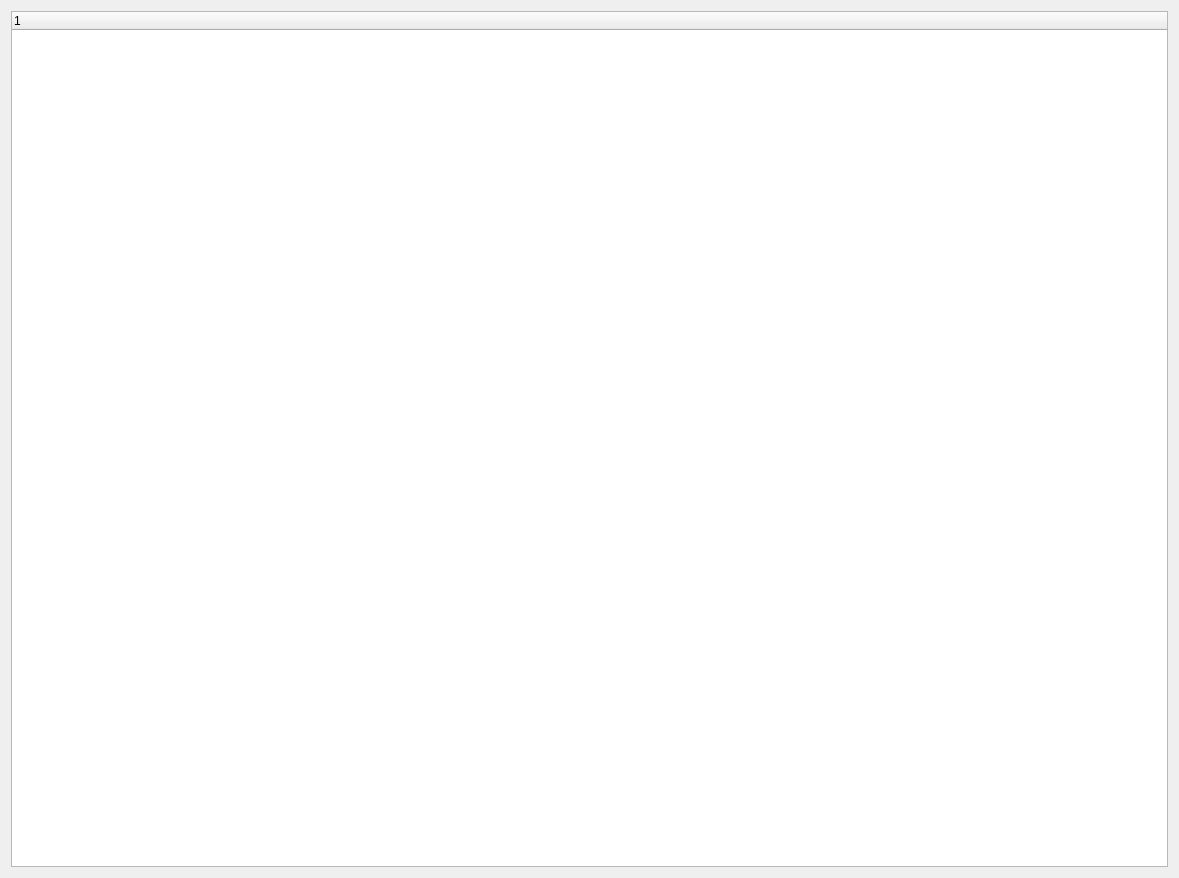
<?xml version="1.0" encoding="UTF-8"?>
<ui version="4.0">
 <class>Widget</class>
 <widget class="QWidget" name="Widget">
  <property name="geometry">
   <rect>
    <x>0</x>
    <y>0</y>
    <width>1179</width>
    <height>878</height>
   </rect>
  </property>
  <property name="windowTitle">
   <string>Widget</string>
  </property>
  <layout class="QVBoxLayout" name="verticalLayout">
   <item>
    <widget class="QTreeWidget" name="treeWidget">
     <column>
      <property name="text">
       <string notr="true">1</string>
      </property>
     </column>
    </widget>
   </item>
  </layout>
 </widget>
 <resources/>
 <connections/>
</ui>
